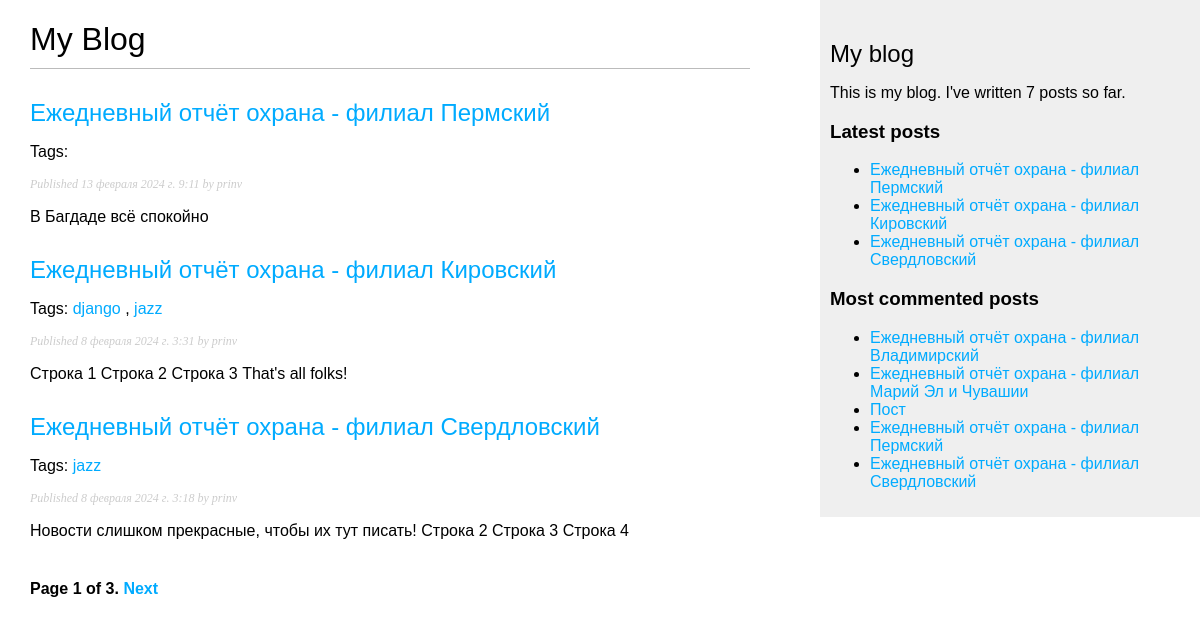
Page /blog/ on the earlier database version.
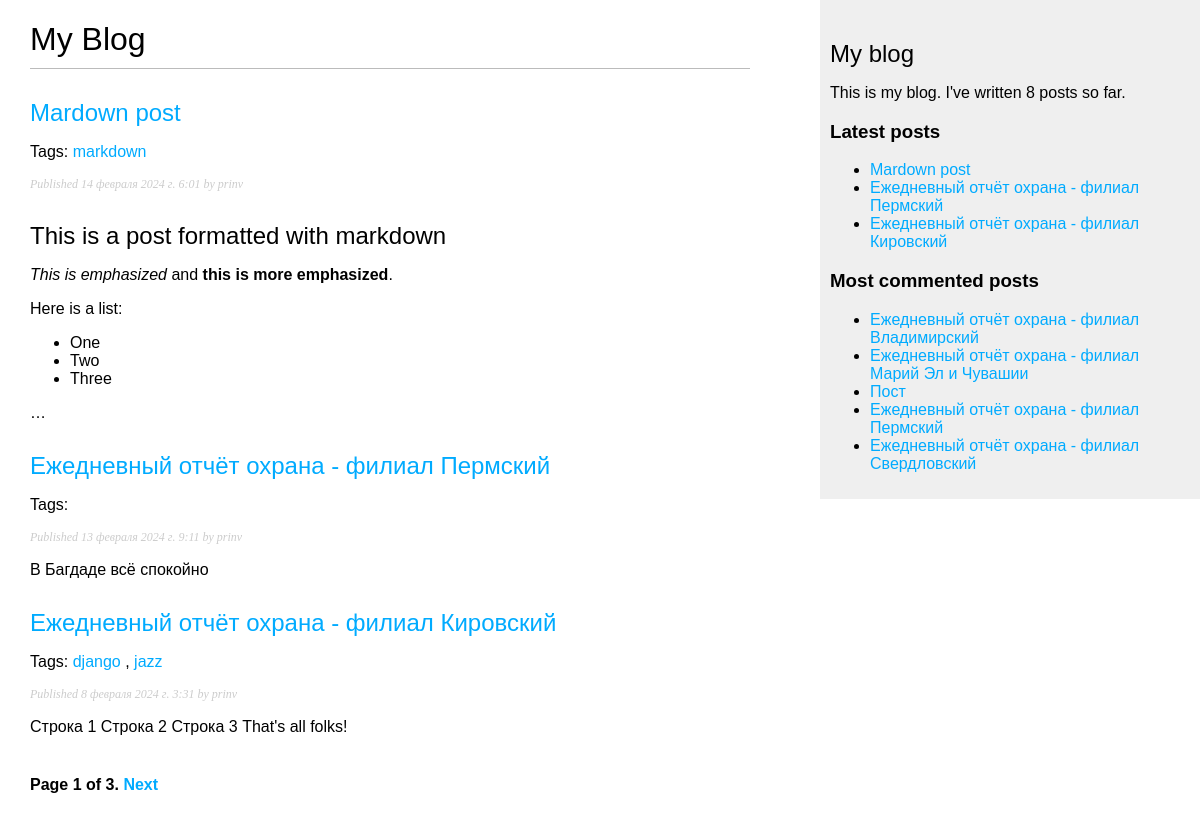
Same page on the later database version.
### blog/models.py (models this page shows)
class Post(models.Model):
    class Status(models.TextChoices):
        DRAFT = 'DF', 'Draft'
        PUBLISHED = 'PB', 'Published'
    title = models.CharField(max_length=250)
    slug = models.SlugField(max_length=250,
                            unique_for_date='publish')
    author = models.ForeignKey(User,
                               on_delete=models.CASCADE,
                               related_name='blog_posts')
    body = models.TextField()
    publish = models.DateTimeField(default=timezone.now)
    created = models.DateTimeField(auto_now_add=True)
    updated = models.DateTimeField(auto_now=True)
    status = models.CharField(max_length=2,
                              choices=Status.choices,
                              default=Status.DRAFT)
    object = models.Manager()  # Менеджер, применяемый по умолчанию
    published = PublishedManager()  # Конкретно(?)-прикладной менеджер
    tags = TaggableManager()
    class Meta:
        ordering = ['-publish']  # Порядок сортировки
        indexes = [
            models.Index(fields=['-publish']),
        ]
    def __str__(self):
        return self.title
    def get_absolute_url(self):
        return reverse('blog:post_detail',
                       args=[self.publish.year,
                             self.publish.month,
                             self.publish.day,
                             self.slug])

### blog/views.py (the view)
# urls.py: path('', views.post_list, name='post_list'),
def post_list(request, tag_slug=None):
    post_list = Post.published.all()
    tag = None
    if tag_slug:
        tag = get_object_or_404(Tag, slug=tag_slug)
        post_list = post_list.filter(tags__in=[tag])
    paginator = Paginator(post_list, 3)
    page_number = request.GET.get('page', 1)
    try:
        posts = paginator.page(page_number)
        print(posts.object_list)
    except PageNotAnInteger:
        posts = paginator.page(1)
    except EmptyPage:
        posts = paginator.page(paginator.num_pages)
    return render(request,
                  'blog/post/list.html',
                  {'posts': posts,
                   'tag': tag})

### blog/models.py (called while the page is built)
    def get_queryset(self):
        return super().get_queryset()\
                    .filter(status=Post.Status.PUBLISHED)

### blog/templatetags/blog_tags.py (called while the page is built)
@register.simple_tag
def total_posts():
    return Post.published.count()

@register.inclusion_tag('blog/post/latest_posts.html')
def show_latest_posts(count=5):
    latest_posts = Post.published.order_by('-publish')[:count]
    return {'latest_posts': latest_posts}

@register.simple_tag
def get_most_commented_posts(count=5):
    return Post.published.annotate(
                total_comments=Count('comments')
            ).order_by('-total_comments')[:count]

@register.filter(name='markdown')
def markdown_format(text):
    return mark_safe(markdown.markdown(text))

### blog/templates/blog/post/list.html (shortened to what this page needs)
{% extends "blog/base.html" %}
{% load blog_tags %}
{% block content %}
  <h1>My Blog</h1>
  {% for post in posts %}
    <h2>
      <a href="{{ post.get_absolute_url }}">
        {{ post.title }}
      </a>
    </h2>
    <p class="tags">
      Tags:
      {% for tag in post.tags.all %}
        <a href="{% url "blog:post_list_by_tag" tag.slug %}">
          {{ tag.name }}
        </a>
        {% if not forloop.last %}, {% endif %}
      {% endfor %}
    </p>
    <p class="date">
      Published {{ post.publish }} by {{ post.author }}
    </p>
    {{ post.body|markdown|truncatewords_html:30 }}
  {% endfor %}
  {% include "pagination.html" with page=posts %}
{% endblock %}

### blog/templates/blog/base.html (shortened to what this page needs)
{% load blog_tags %}
{% load static %}
<!DOCTYPE html>
<html>
<head>
  <link href="{% static 'css/blog.css' %}" rel="stylesheet">
</head>
<body>
  <div id="content">
    {% block content %}
    {% endblock %}
  </div>
  <div id="sidebar">
    <h2>My blog</h2>
    <p>
      This is my blog.
      I've written {% total_posts %} posts so far.
    </p>
    <h3>Latest posts</h3>
    {% show_latest_posts 3 %}
        <h3>Most commented posts</h3>
    {% get_most_commented_posts as most_commented_posts %}
    <ul>
      {% for post in most_commented_posts %}
      <li>
        <a href="{{ post.get_absolute_url }}">{{ post.title }}</a>
      </li>
      {% endfor %}
    </ul>
  </div>
</body>
</html>

### blog/templates/blog/post/latest_posts.html
<ul>
  {% for post in latest_posts %}
    <li>
      <a href="{{ post.get_absolute_url }}">{{ post.title }}</a>
    </li>
  {% endfor %}
</ul>

Differences in the rows shown:
no longer on one of the page's lists (row unchanged): Post: title "Ежедневный отчёт охрана - филиал Свердловский", publish "8 февраля 2024 г. 3:18", author "prinv", body "Новости слишком прекрасные, чтобы их тут писать! Строка 2 Строка 3 Строка 4"
added Post: title "Mardown post", publish "14 февраля 2024 г. 6:01", author "prinv", body "This is a post formatted with markdown This is emphasized and this is more emphasized . Here is a list: One Two Three …"
added Tag: name "markdown", shown under "Mardown post"
computed for Post "Ежедневный отчёт охрана - филиал Свердловский": loses Tag (name "jazz")
Other differences:
text no longer shown: "7"
text now shown: "8"
